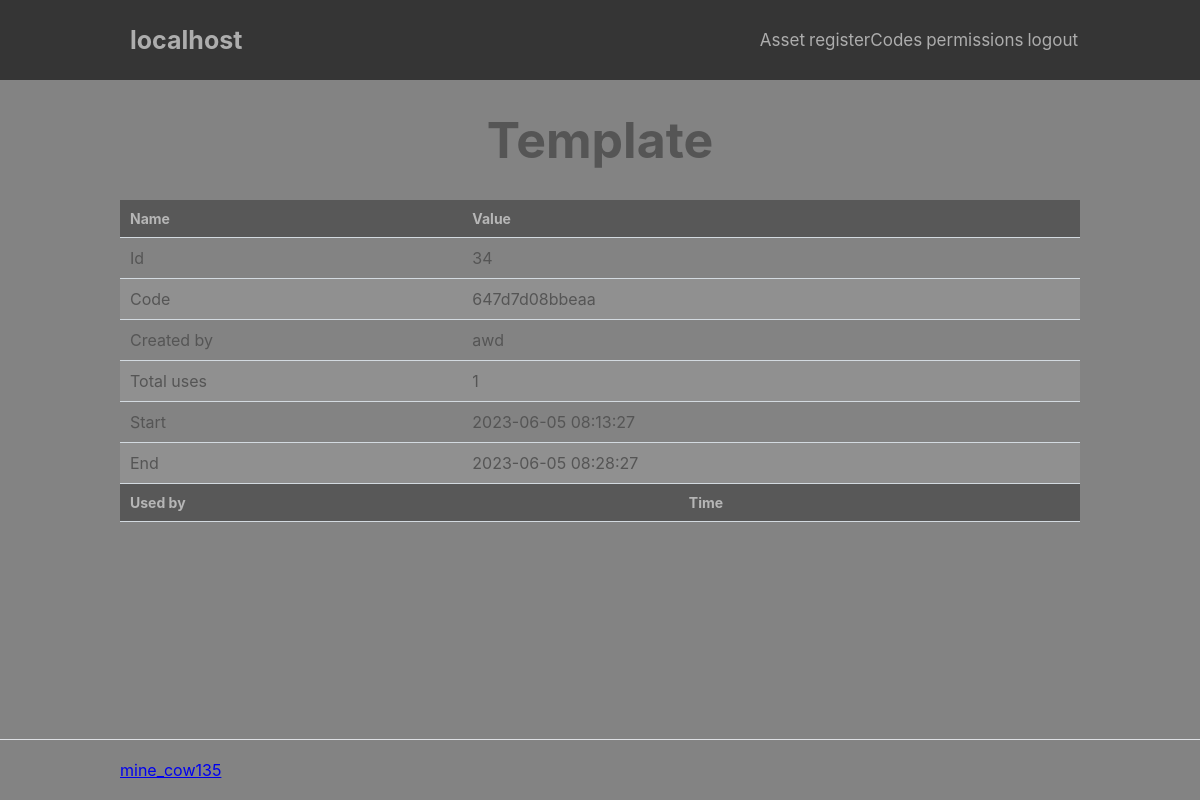
Page /index.php?page=adm/registerCodes/used&id=34 (signed in) on the committed database.
### tables this page shows
CREATE TABLE `registerCodes` (
  `id` int NOT NULL,
  `code` varchar(15) NOT NULL,
  `createdBy` int NOT NULL,
  `TotalUses` int NOT NULL,
  `disabled` tinyint(1) NOT NULL DEFAULT '0',
  `start` datetime NOT NULL DEFAULT CURRENT_TIMESTAMP,
  `end` datetime NOT NULL
);

CREATE TABLE `users` (
  `id` int NOT NULL,
  `username` varchar(100) NOT NULL,
  `email` varchar(100) NOT NULL,
  `password` text,
  `discordId` varchar(50) DEFAULT NULL,
  `date_time` datetime NOT NULL DEFAULT CURRENT_TIMESTAMP,
  `enbled` tinyint(1) NOT NULL DEFAULT '1'
);

### index.php (called while the page is built, shortened)
<?php
include 'functions.php';
$page = isset($_GET['page']) && file_exists('pages/' . $_GET['page'] . '.php') ? $_GET['page'] : 'home';
include 'pages/' . $page . '.php';

### pages/adm/registerCodes/used.php (the view, shortened to what this page needs)
<?php
   $sql = "SELECT registerCodes.id, registerCodes.code, registerCodes.createdBy, users.username, registerCodes.totalUses, registerCodes.start, registerCodes.end FROM registerCodes LEFT JOIN users ON registerCodes.createdBy = users.id WHERE registerCodes.id = :id ORDER BY `registerCodes`.`start` DESC";
   $stmt = $pdo->prepare($sql);
   $stmt->bindParam(':id', $_GET["id"]);
   $stmt->execute();
   $code = $stmt->fetch(PDO::FETCH_ASSOC);
?>
<div class="content-wrapper-center">
    <h1 class="head">Template</h1>
    <table>
        <thead>
            <tr>
                <td>Name</td>
                <td>Value</td>
            </tr>
        </thead>
        <tbody>
            <tr>
                <td>Id</td>
                <td><?= $code["id"] ?></td>
            </tr>
            <tr>
                <td>Code</td>
                <td><?= $code["code"] ?></td>
            </tr>
            <tr>
                <td>Created by</td>
                <td><?= $code["username"] ?></td>
            </tr>
            <tr>
                <td>Total uses</td>
                <td><?= $code["totalUses"] ?></td>
            </tr>
            <tr>
                <td>Start</td>
                <td><?= $code["start"] ?></td>
            </tr>
            <tr>
                <td>End</td>
                <td><?= $code["end"] ?></td>
            </tr>
        </tbody>
    </table>
    <table>
        <thead>
            <tr>
                <td>Used by</td>
                <td>Time</td>
            </tr>
        </thead>
    </table>
</div>
<?= template_footer() ?>

### css/var.css (style rules this page uses)
* { --color_bg_background: #838383; --color_border: #dee0e4; --color_confirm: #38b673; --color_confirm_hover: #32a367; --color_txt_h_1: #adadad; --color_txt_h_2: #555555; --color_txt_p_1: #adadad; --color_txt_p_2: #555555; --color_txt_p_1: #cacaca; --size_tx_h1_1: 50px; --size_tx_h1_2: ; --size_tx_h1_3: 25px; --size_tx_h2_1: 40px; --size_tx_h2_2: 30px; --size_tx_h2_3: ; --size_tx_h3_1: 35px; --size_tx_h3_2: ; --size_tx_h3_3: ; --size_tx_h4_1: 30px; --size_tx_h4_2: ; --size_tx_h4_3: ; --size_tx_h5_1: 25px; --size_tx_h5_2: ; --size_tx_h5_3: ; --size_tx_h6_1: 20px; --size_tx_h6_2: ; --size_tx_h6_3: ; --size_text_header_h1: 25px; --size_text_header: 17px; --size_text_header_span: 12px; --size_item_span: 16px; --place_item_span_top: 22px; --place_item_span_right: 0px; --color_bg_header: #353535; --color_h_table: #b6b6b6; --color_bg_box: #5e5d5d; --color_bg_box_submit: #4e4e4e; --color_bg_box_submit_hover:#3b3b3b; }

### css/style.css (style rules this page uses)
* { box-sizing: border-box; font-family: -apple-system, BlinkMacSystemFont, "segoe ui", roboto, oxygen, ubuntu, cantarell, "fira sans", "droid sans", "helvetica neue", Arial, sans-serif; font-size: 16px; -webkit-font-smoothing: antialiased; -moz-osx-font-smoothing: grayscale; box-sizing: border-box }
html { height: 100%; width: 100%; background-color: var(--color_bg_background); }
body { position: relative; min-height: 100vh; color: #555555; margin: 0; margin-bottom: 20px; }
h1, h2, h3, h4, h5 { color: var(--color_txt_h_2); margin: 0; }
h1 { font-size: var(--size_tx_h1_1); padding: 30px; }
.content-wrapper, .content-wrapper-center { width: 80%; margin: 0 auto; display: flex; flex-wrap: wrap; }
.content-wrapper-center { justify-content: center; }

### css/table.css (style rules this page uses)
table { width: 100%; padding-top: 30px; border-collapse: collapse; }
table thead { background-color: #585858; border-bottom: 1px solid #d3dae0; }
table thead td { padding: 10px; font-weight: bold; color: var(--color_h_table); font-size: 14px; }
table tbody tr { border-bottom: 1px solid #d3dae0; }
table tbody tr:nth-child(even) { background-color: #909090; }
table tbody tr td { padding: 10px; }

### rows in the picture
registercodes: id "34", code "647d7d08bbeaa", createdBy.username "awd", TotalUses "1", start "2023-06-05 08:13:27", end "2023-06-05 08:28:27"

### other values in the picture
$name "localhost"
$i['permissionName'] "Asset"
$i['permissionName'] "registerCodes"
$i['permissionName'] "permissions"
$i['permissionName'] "logout"
